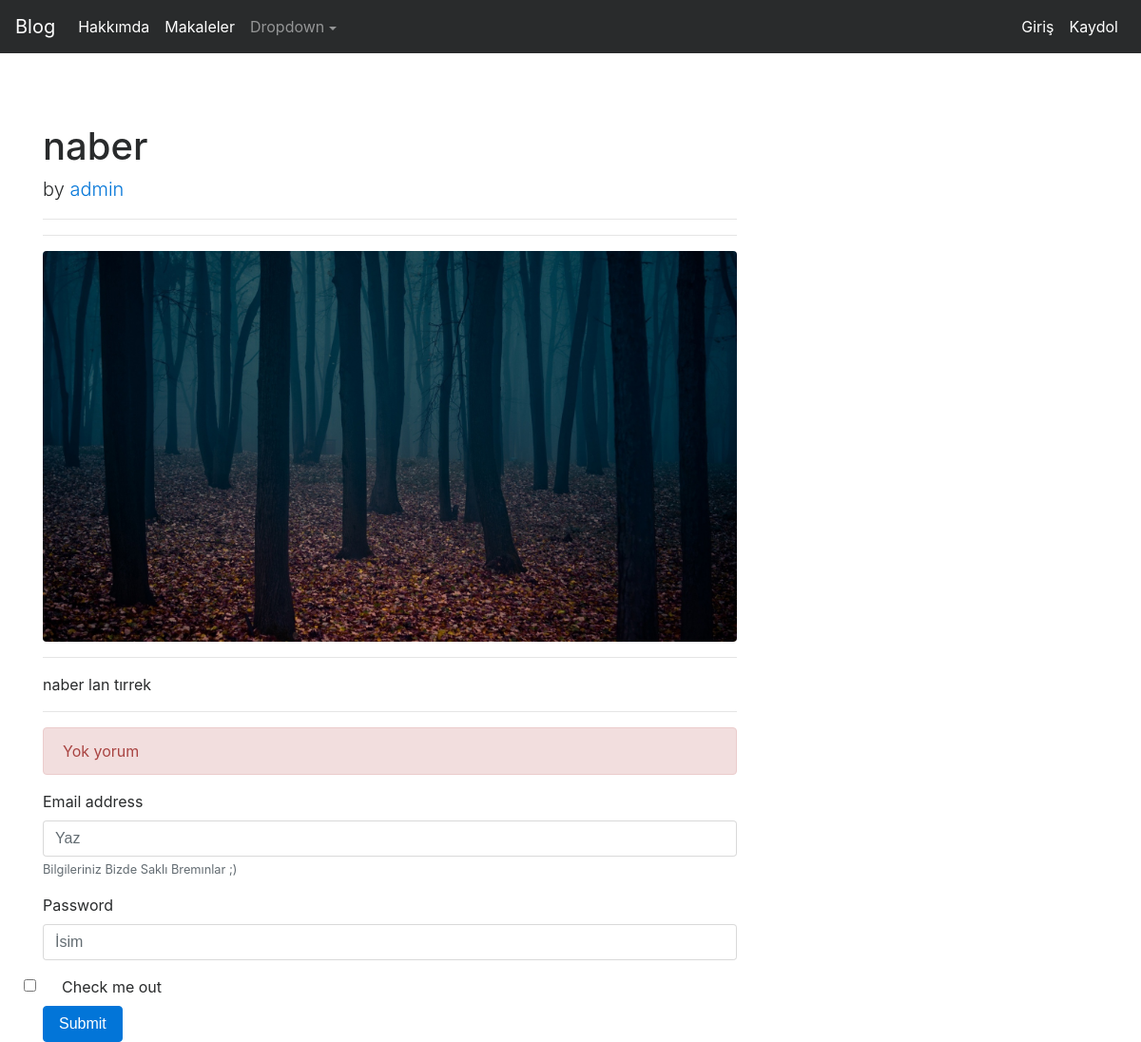
The page /makale/makale/21 on the database its author committed.
### makale/models.py (models this page shows, shortened)
class Makale(models.Model):
    yazar = models.ForeignKey("auth.User",on_delete = models.CASCADE,verbose_name = "Yazar")
    baslik = models.CharField(max_length = 50,verbose_name="Başlık")
    icerik = RichTextField()
    olusturmaZamani = models.DateTimeField(auto_now_add = True,verbose_name="Oluşturulma Tarihi")
    article_image = models.FileField(blank = True, null = True,verbose_name="Foto Ekle",upload_to='media/')
    class Meta:
        ordering = ['-olusturmaZamani']

### makale/views.py (the view)
# urls.py: path('makale/<int:id>', views.detail, name = "detail"),
def detail(request,id):
    makaleler = get_object_or_404(Makale, id=id)
    comments = makaleler.comments.all()
    return render(request, "detail.html",{"makaleler":makaleler,"comments":comments})

### templates/detail.html (shortened to what this page needs)
{% extends "layout.html" %}
{% block body %}
<div class="row">
    <div class="col-lg-8">
        <h1 class="mt-4">{{makaleler.baslik}}</h1>
        <p class="lead">
            by
            <a href="#">{{makaleler.yazar}}</a>
        </p>
        <hr>
        <hr>
        {% if makaleler.article_image %}
            <img class="img-fluid rounded" src="{{makaleler.article_image.url}}" alt="">
        {% endif %}
        <hr>
        <p class="lead">
            {{makaleler.icerik | safe}}
        </p>
        <hr>
        {% if comments %}
        {% for comment in comments %}
          <div class="row bootstrap snippets">
            <div class="col-md-6 col-md-offset-2 col-sm-12">
                <div class="comment-wrapper">
                    <div class="panel panel-info">
                            <ul class="media-list">
                                <li class="media">
                                    <a href="#" class="pull-left">
                                        <img src="https://bootdey.com/img/Content/user_1.jpg" alt="" class="img-circle">
                                    </a>
                                    <div class="media-body">
                                        <span class="text-muted pull-right">
                                            <small class="text-muted">{{comment.comment_date}}</small>
                                        </span>
                                        <strong class="text-success">{{comment.comment_author}}</strong>
                                        <p>
                                            {{comment.comment_content}}
                                        </p>
                                    </div>
                                </li>
                            </ul>
                        </div>
                    </div>
                </div>
            </div>
          </div>
        {% endfor %}
        {% else %}
          <div class="alert alert-danger">Yok yorum</div>
        {% endif %}
        <form method="post" action="{% url 'makale:comment' makaleler.id  %}">
            <div class="form-group">
              <label for="exampleInputEmail1">Email address</label>
              <input name="comment_content" type="text" class="form-control" id="exampleInputEmail1" aria-describedby="emailHelp" placeholder="Yaz">
              <small id="emailHelp" class="form-text text-muted">Bilgileriniz Bizde Saklı Bremınlar ;)</small>
            </div>
            <div class="form-group">
              <label for="exampleInputPassword1">Password</label>
              <input name="comment_author" type="text" class="form-control" id="exampleInputPassword1" placeholder="İsim">
            </div>
            <div class="form-group form-check">
              <input type="checkbox" class="form-check-input" id="exampleCheck1">
              <label class="form-check-label" for="exampleCheck1">Check me out</label>
            </div>
            <button type="submit" class="btn btn-primary">Submit</button>
          </form>
    </div>
</div>
{% endblock body %}

### rows shown on the page
Makale: baslik "naber", yazar "admin", article_image (picture), icerik "naber lan tırrek"
